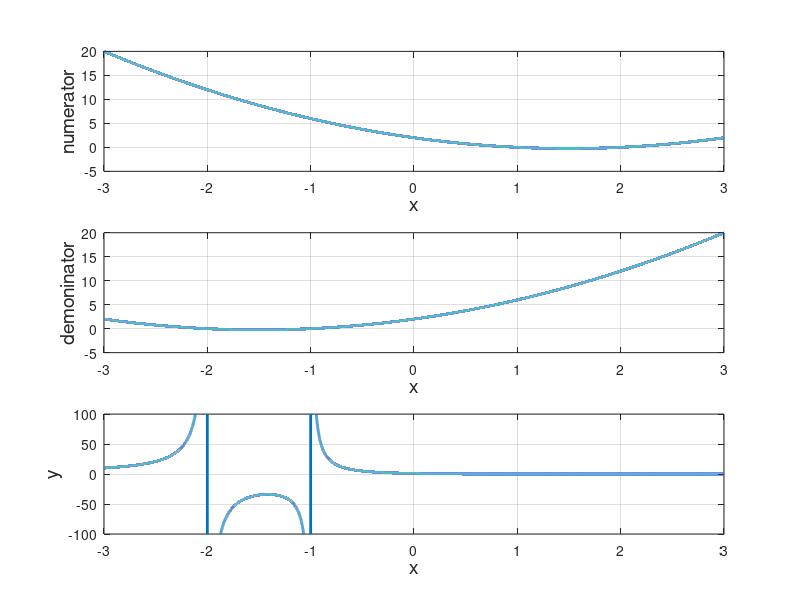

Source code (MATLAB):
% math_4u_02.m


%%
clear all
close all
clc

xMin = -15;
xMax= 15;
N = 500;

x = linspace(xMin,xMax,N);
y = -2.*x + 10;
y1 = 3.*x - 5;
y2 = 0.5.*x + 20;
figure(1)
   fs = 12; LW = 2;
   set(gcf,'units','normalized','position',[0.1 0.1 0.3 0.5]);
   set(gca,'fontsize',fs);
   
   col = 'b';
   tx = 'x';  ty = 'y'; 
   
  % xP = x1;   yP = y2;
  % h_area = area(xP,yP,'lineWidth',LW);
  % set(h_area,'FaceColor',[0.5 0.5 0.8],'EdgeColor',[0.5 0.5 0.8]);
  % hold on
   
   xP = x;   yP = y;
   plot(xP,yP,'lineWidth',LW);
   hold on
   col = 'r';
   yP = y1;
   plot(xP,yP,'lineWidth',LW);
   col = 'k';
   yP = y2;
   plot(xP,yP,'lineWidth',LW);
   xlabel(tx); ylabel(ty);
   grid on; box on;
   axis equal
   set(gca,'Xtick',[-20:5:20]);
   set(gca,'yLim',[-10 30]);
   
%%   plotting polynomial functions
clear all
close all
clc

a0 = 48;   
a1 = 32;   
a2 = -19;   
a3 = -2;   
a4 = 1;

xMin = -5;
xMax= 5;
yMax = 100;
yMin = -yMax;
N = 500;

x = linspace(xMin,xMax,N);

y = a0 + a1.*x + a2.*x.^2 + a3.*x.^3 +a4.*x.^4;

%y1 = a0 - a1.*x + a2.*x.^2 - a3.*x.^3 +a4.*x.^4; 
y1 = -y;
figure(1)
   fs = 14; LW = 2;
   set(gcf,'units','normalized','position',[0.1 0.1 0.3 0.4]);
   set(gca,'fontsize',fs);
   
   col = 'b';
   tx = 'x';  ty = 'y'; 
   
   xP = x;   yP = y;
   plot(xP,yP,'lineWidth',LW); 
   hold on
   xP = x;   yP = y1;
   plot(xP,yP,'r','lineWidth',LW); 
   
   
   set(gca,'Xtick',[-5:1:5]);
   set(gca,'yLim',[yMin yMax]);
   xlabel('x','fontsize',fs);
   ylabel('y','fontsize',fs);
   %legend('y = f(x)','y = f(-x)');
   legend('y = f(x)','y = -f(x)')
   
  % xP = [0 0];   yP = [yMin yMax];
    yP = [0 0];   xP = [xMin xMax];
   plot(xP,yP,'k','lineWidth',1); 
   grid on;
   box on;
   
 
%%   plotting rectangular hyperbola   graphs_03.docx
clear all
close all
clc

k1 = 1;
k2 = 10;

xMin = -2.1;
xMax= 2.1;
yMax = 60;
yMin = -yMax;
N = 889;

x = linspace(xMin,xMax,N);

y1 = k1 ./ x;
y2 = k2 ./ x;


figure(1)
   fs = 14; LW = 2;
   set(gcf,'units','normalized','position',[0.1 0.1 0.25 0.35]);
   set(gca,'fontsize',fs);
   
   col = 'b';
   tx = 'x';  ty = 'y'; 
   
   xP = x;   yP = y1;
   plot(xP,yP,'lineWidth',LW); 
   hold on
   xP = x;   yP = y2;
   plot(xP,yP,'r','lineWidth',LW); 
   
   set(gca,'xtick',[-2:0.5:2]);
   set(gca,'ytick',[-yMax:20:yMax]);
   set(gca,'xLim',[(xMin+0.1) (xMax-0.1)]);
   set(gca,'yLim',[yMin yMax]);
   xlabel('x','fontsize',fs);
   ylabel('y','fontsize',fs);
   %legend('y = f(x)','y = f(-x)');
   legend('y = 1 / x','y = 10 / x')
   
  % xP = [0 0];   yP = [yMin yMax];
    yP = [0 0];   xP = [xMin xMax];
   plot(xP,yP,'k','lineWidth',1); 
   grid on;
   box on;
   
  
%%   plotting expontial functions   graphs_03.docx
clear all
close all
clc

k1 = exp(1);   % 0.2
k2 = 10;   % 0.5

xMin = -2.1;
xMax= 2.1;
yMax = 25;
yMin = -5;
N = 889;

x = linspace(xMin,xMax,N);

y1 = k1 .^x;
y2 = k2 .^x;


figure(1)
   fs = 14; LW = 2;
   set(gcf,'units','normalized','position',[0.1 0.1 0.25 0.35]);
   set(gca,'fontsize',fs);
   
   col = 'b';
   tx = 'x';  ty = 'y'; 
   
   xP = x;   yP = y1;
   plot(xP,yP,'lineWidth',LW); 
   hold on
   xP = x;   yP = y2;
   plot(xP,yP,'r','lineWidth',LW); 
   
   set(gca,'xtick',[-2:0.5:2]);
   set(gca,'ytick',[-yMax:5:yMax]);
   set(gca,'xLim',[(xMin+0.1) (xMax-0.1)]);
   set(gca,'yLim',[yMin yMax]);
   xlabel('x','fontsize',fs);
   ylabel('y','fontsize',fs);
   %legend('y = f(x)','y = f(-x)');
   legend('y = e^x','y = 10^x')
   
  % xP = [0 0];   yP = [yMin yMax];
    yP = [0 0];   xP = [xMin xMax];
   plot(xP,yP,'k','lineWidth',1); 
   grid on;
   box on;

   
%%   plotting logarithmic   graphs_03.docx
clear all
close all
clc

k1 = 1;   % 0.2
k2 = 1;   % 0.5

xMin = 0.01;
xMax = 100;
yMax = 5;
yMin = 0;
N = 889;

x = linspace(xMin,xMax,N);

y1 = log10(x);
y2 = log(x);


figure(1)
   fs = 14; LW = 2;
   set(gcf,'units','normalized','position',[0.1 0.1 0.25 0.35]);
   set(gca,'fontsize',fs);
   
   col = 'b';
   tx = 'x';  ty = 'y'; 
   
   xP = x;   yP = y1;
   plot(xP,yP,'lineWidth',LW); 
   hold on
   xP = x;   yP = y2;
   plot(xP,yP,'r','lineWidth',LW); 
   
   set(gca,'xtick',[0:1:10]);
   %set(gca,'ytick',[-yMax:5:yMax]);
   set(gca,'yLim',[-2 5]);
   set(gca,'xLim',[0 11]);
   xlabel('x','fontsize',fs);
   ylabel('y','fontsize',fs);
   %legend('y = f(x)','y = f(-x)');
   legend('y = log_{10}x','y = log_{e}x')
   
  % xP = [0 0];   yP = [yMin yMax];
    yP = [0 0];   xP = [xMin xMax];
   plot(xP,yP,'k','lineWidth',1); 
   grid on;
   box on;


   %%   plotting logarithmic   graphs_03.docx
clear all
close all
clc

k1 = 1;   % 0.2
k2 = 1;   % 0.5

xMin = 0;
xMax = 100;
yMax = 5;
yMin = 0;
N = 889;

x = linspace(xMin,xMax,N);

y1 = x;
y2 = x.^(1/2);
y3 = x.^(1/3);


figure(1)
   fs = 14; LW = 2;
   set(gcf,'units','normalized','position',[0.1 0.1 0.25 0.35]);
   set(gca,'fontsize',fs);
   
   col = 'b';
   tx = 'x';  ty = 'y'; 
   
   xP = x;   yP = y1;
   plot(xP,yP,'lineWidth',LW); 
   hold on
   xP = x;   yP = y2;
   plot(xP,yP,'r','lineWidth',LW); 
   
   %set(gca,'xtick',[0:1:10]);
   %set(gca,'ytick',[-yMax:5:yMax]);
   set(gca,'yLim',[0 20]);
   %set(gca,'xLim',[0 11]);
   xlabel('x','fontsize',fs);
   ylabel('y','fontsize',fs);
   %legend('y = f(x)','y = f(-x)');
  
   
    xP = x;   yP = y3;
    plot(xP,yP,'m','lineWidth',2); 
    legend('y = x','y = x^{1/2}','y = x^{1/3}')
    grid on;
    box on;
    
    %%   plotting radioactive decay   graphs_03.docx
clear all
close all
clc

t12 = 20;
N0 = 100;
xMin = 0;
xMax = 100;
yMax = 100;
yMin = 0;
N = 1889;

x = linspace(xMin,xMax,N);

y = N0 .* exp(-x.*log(2)./t12);



figure(1)
   fs = 14; LW = 2;
   set(gcf,'units','normalized','position',[0.1 0.1 0.25 0.35]);
   set(gca,'fontsize',fs);
   
   col = 'b';
   tx = 'x';  ty = 'y'; 
   
   xP = x;   yP = y;
   plot(xP,yP,'lineWidth',LW); 
   hold on
  
   
   %set(gca,'xtick',[0:1:10]);
   set(gca,'ytick',[0:25/2:yMax]);
  % set(gca,'yLim',[0 20]);
   %set(gca,'xLim',[0 11]);
   ylabel('No. unstable nuclei  N','fontsize',fs);
   xlabel('time  t','fontsize',fs);
   %legend('y = f(x)','y = f(-x)');
  
 
    grid on;
    box on;
       
    
  %%   plotting turning pints
clear all
close all
clc


xMin = -2;
xMax = 2;
yMax = 50;
yMin = -50;
N = 1889;

x = linspace(xMin,xMax,N);

%y = x.^3 - 5.*x.^2 + 1.*x + 10; 
%y = (x+1).*(x-2).*(x-4);
y = x.^3 - 5.*x.^2 + 2.*x + 8;
y1 = 3.*x.^2 - 10.*x + 2;
y2 = 6.*x - 10;

figure(1)
   fs = 14; LW = 2;
   set(gcf,'units','normalized','position',[0.1 0.1 0.25 0.65]);
   set(gca,'fontsize',fs);
   
   col = 'b';
   
   tx = 'x';  ty = 'y'; 
  
   subplot(3,1,1)
   xP = x;   yP = y;
   plot(xP,yP,'lineWidth',LW); 
   grid on
   set(gca,'xtick',-2:1:6);
   ylabel(ty,'fontsize',fs);
   xlabel(tx,'fontsize',fs);
   
   subplot(3,1,2)
   tx = 'x';  ty = 'dy/dx'; 
   xP = x;   yP = y1;
   plot(xP,yP,'lineWidth',LW)
   grid on
   set(gca,'xtick',-2:1:6);
   ylabel(ty,'fontsize',fs);
   xlabel(tx,'fontsize',fs);
   
   subplot(3,1,3)
   xP = x;   yP = y2;
   tx = 'x';  ty = 'd^2y/dx^2'; 
   plot(xP,yP,'lineWidth',LW)
   grid on
   set(gca,'xtick',-2:1:6);
   %set(gca,'ytick',[0:25/2:yMax]);
  % set(gca,'yLim',[0 20]);
   %set(gca,'xLim',[0 11]);
   ylabel(ty,'fontsize',fs);
   xlabel(tx,'fontsize',fs);
   %legend('y = f(x)','y = f(-x)');
  
 
    grid on;
    box on;
       
    
    %%   plotting curve sketching    ap/maths/graph07.docx
clear all
close all
clc


xMin = -3;
xMax = 3;
yMax = 100;
yMin = -100;
N = 88889;

x = linspace(xMin,xMax,N);

y1 = x.^2 - 3.*x + 2;
y2 = x.^2 + 3.*x + 2;
y = y1./y2;

xx  = -1.9

yy  = (xx.^2 - 3.*xx + 2) / (xx.^2 + 3.*xx + 2)


figure(1)  % ------------------------------------------------------------
   fs = 14; LW = 2;
   set(gcf,'units','normalized','position',[0.1 0.1 0.25 0.65]);
   set(gca,'fontsize',fs);
   
   col = 'b';
   
   tx = 'x';  ty = 'numerator'; 
  
   subplot(3,1,1)
   xP = x;   yP = y1;
   plot(xP,yP,'lineWidth',LW); 
   grid on
   %set(gca,'xtick',-2:1:6);
   ylabel(ty,'fontsize',fs);
   xlabel(tx,'fontsize',fs);
   
   subplot(3,1,2)
   tx = 'x';  ty = 'demoninator'; 
   xP = x;   yP = y2;
   plot(xP,yP,'lineWidth',LW)
   grid on
   %set(gca,'xtick',-2:1:6);
   ylabel(ty,'fontsize',fs);
   xlabel(tx,'fontsize',fs);
   
   subplot(3,1,3)
   xP = x;   yP = y;
   tx = 'x';  ty = 'y'; 
   plot(xP,yP,'lineWidth',LW)
   grid on
   %set(gca,'xtick',-3:1:6);
   %set(gca,'ytick',[0:25/2:yMax]);
   set(gca,'yLim',[yMin yMax]);
   %set(gca,'xLim',[0 11]);
   ylabel(ty,'fontsize',fs);
   xlabel(tx,'fontsize',fs);
   %legend('y = f(x)','y = f(-x)');
  
 
    grid on;
    box on;
       
         
